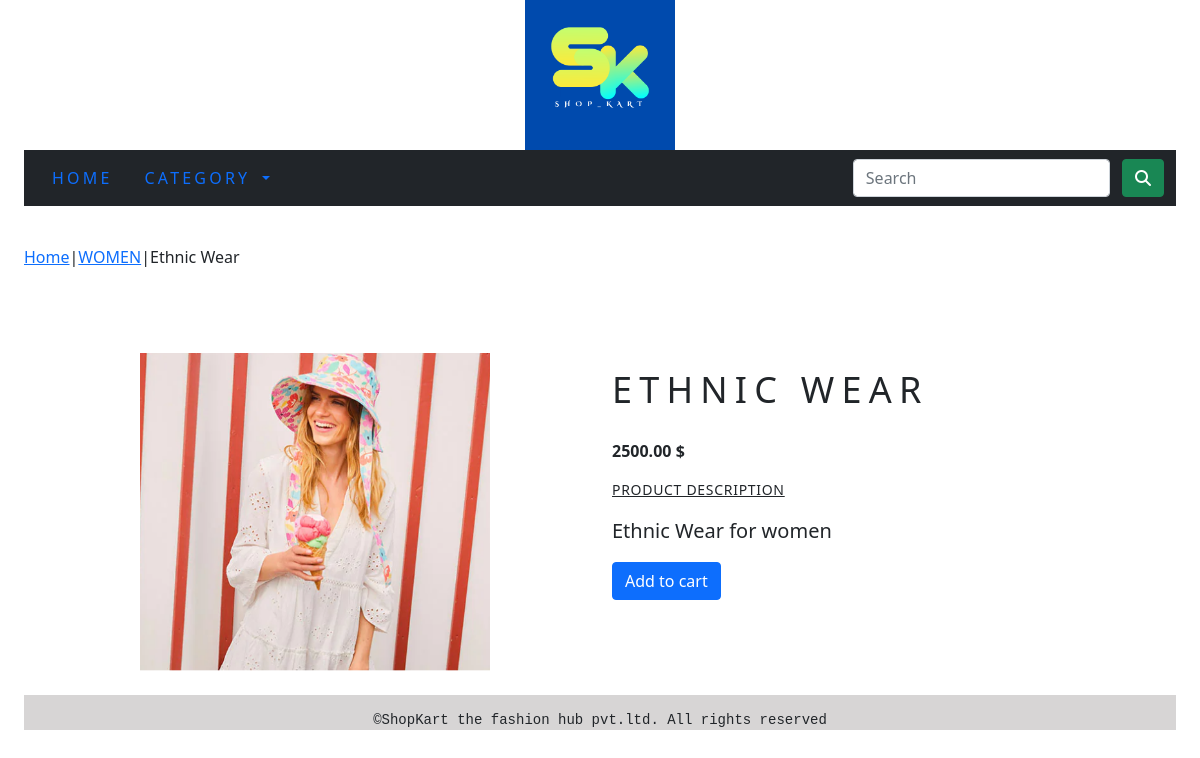
The app's page /shop/women/ethnic-wear/ with its own data.
### shopcart_app/models.py (models this page shows, shortened)
class Product(models.Model):
    name = models.CharField(max_length=250, unique=True)
    slug = models.SlugField(max_length=250, unique=True)
    description = models.TextField(blank=True)
    image = models.ImageField(upload_to='product', blank=True)
    price = models.DecimalField(max_digits=10, decimal_places=2)
    category = models.ForeignKey(Category, on_delete=models.CASCADE)
    stock = models.IntegerField()
    available = models.BooleanField(default=True)
    created = models.DateTimeField(auto_now_add=True)
    updated = models.DateTimeField(auto_now=True)
    class Meta:
        ordering = ('name',)
        verbose_name = "Product"
        verbose_name_plural = "products"

class Category(models.Model):
    name = models.CharField(max_length=250, unique=True)
    slug = models.SlugField(max_length=250, unique=True)
    description = models.TextField(blank=True)
    image = models.ImageField(upload_to='category', blank=True)
    class Meta:
        ordering = ('name',)
        verbose_name = "Category"
        verbose_name_plural = "Categories"
    def get_url(self):
        return reverse("shopcart_app:Products_by_category", args=[self.slug])
    def __str__(self):
        return '{}'.format(self.name)

### shopcart_app/views.py (the view)
# urls.py: path('<slug:c_slug>/<slug:product_slug>/', views.proDetail, name='ProdCatDet'),
def proDetail(request, c_slug, product_slug):
    try:
        product = Product.objects.get(category__slug=c_slug, slug=product_slug)
    except Exception as e:
        raise e
    return render(request, "product.html", {'product': product})

### cart/context_processors.py (called while the page is built)
def counter(request):
    item_count = 0
    if "admin" in request.path:
        return {}
    else:
        try:
            cart = Cart.objects.filter(cart_id = _cart_id(request))
            cart_items = CartItem.objects.all().filter(cart = cart[:1])
            for cart_item in cart_items:
                item_count += cart_item.quantity
        except Cart.DoesNotExist:
            item_count = 0
    return dict(item_count = item_count)

### cart/views.py (called while the page is built)
def _cart_id(request):
    cart = request.session.session_key
    if not cart:
        cart = request.session.create()
    return cart

### shopcart_app/context_processors.py (called while the page is built)
def menu_links(request):
    links = Category.objects.all()
    return dict(links=links)

### templates/product.html (shortened to what this page needs)
{% extends "base.html" %}
{% load static %}
{% block content %}
<div class="my-prod">
    <div class="mx_auto">
        <p><a href="{% url 'shopcart_app:allProdCat' %}">Home</a>|<a href="{{product.category.get_url}}">{{product.category}}</a>|{{product.name}}</p>
    </div>
</div>
<br>
<div class="container" >
<br>
<div class="row">
    <div class="col-12 col-sm-12 col-md-12 col-lg-6 text-center">
        <div style="min-width:18rem">
            <img src="{{product.image.url}}" style="height:500; width:350px;" alt="{{product.name}}">
        </div>
    </div>
        <div class="col-12 col-sm-12 col-md-12 col-lg-6 text-center">
            <div class="prod_side">
                <h1 class="prod-title" style="text-align:left;" >{{product.name}}</h1>
                <p style="text-align:left;"><b>{{product.price}} $</b></p>
                <p class="my_titlle" style="text-align:left;"><u>Product Description</u></p>
                <p class="text-justify prod-text" style="text-align:left;">{{product.description}}</p>
                {% if product.stock <= 0 %}
                <p class="text-justify prod-text" style="text-align:left;"><b>Out of Stock</b></p>
                {% else %}
                <a  class="btn btn-primary" href="{% url 'cart:add_cart' product.id %}" style="float: left;">Add to cart</a>
                {% endif %}
            </div>
        </div>
</div>
{% endblock %}

### static/css/custom.css (style rules this page uses)
.my-prod { padding-top:15px; padding-bottom:20px; }
.prod-title { padding-top:15px; padding-bottom:20px; font-size:36px; text-transform:uppercase; letter-spacing:.2em; font-weight:400; }
.prod-text { padding-right:20px; font-size:20px; font-weight:400; }
.my_titlle { font-size:14px; font-weight:50; text-transform:uppercase; letter-spacing:.05em; }
.prod_side { text-align: left; }

### records on screen
Product: category "WOMEN", name "Ethnic Wear", image (picture), name "ETHNIC WEAR", price "2500.00", description "Ethnic Wear for women"
